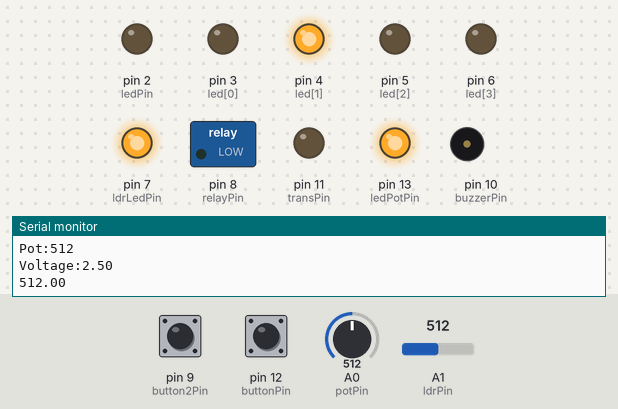
A sketch run on a simulated Arduino Uno, built with avr-gcc and run on an emulated ATmega328P. On the bench: switched loads named in the sketch (green lamp = pin HIGH), output pins drawn as LEDs (lit = HIGH), buzzer (waves = sounding, pin HIGH), the last lines printed to the serial monitor. Dashed ring = blinking. The inputs (shaded band) are chosen by the test bench; at power-on: A1 (ldrPin) = 512, A0 (potPin) = 512, pin 9 (button2Pin) LOW, pin 12 (buttonPin) LOW.

Above: at 5.3 s.
5.4 s: A1 (ldrPin) set to 493
At 9.3 s:
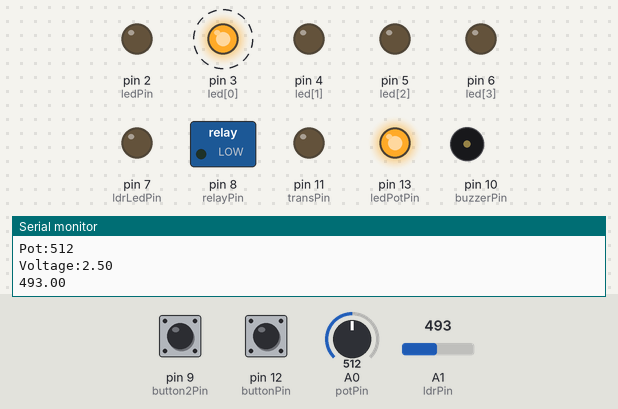
12.0 s: A0 (potPin) set to 525
At 14.9 s:
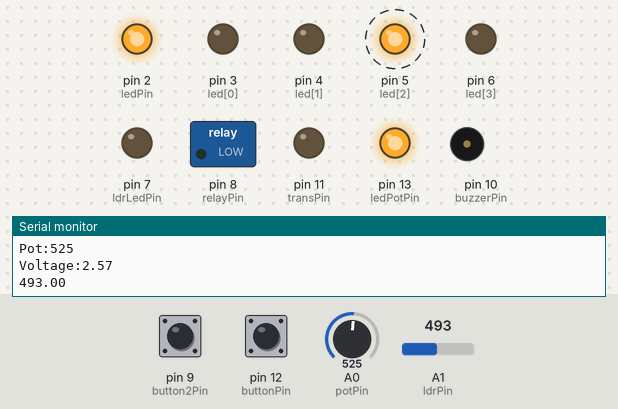
17.4 s: pin 9 (button2Pin) pulled HIGH for 3 s
At 18.9 s:
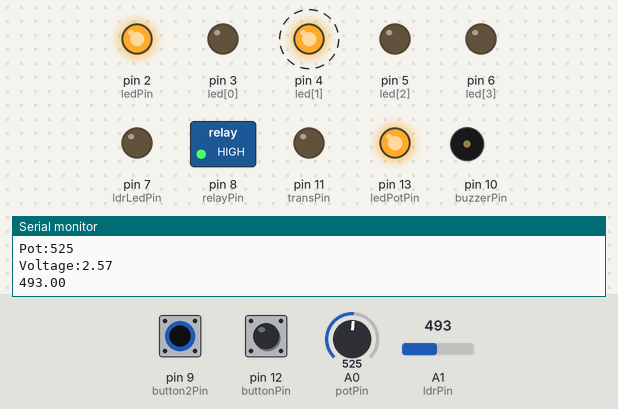
22.8 s: A0 (potPin) set to 511
At 27.4 s:
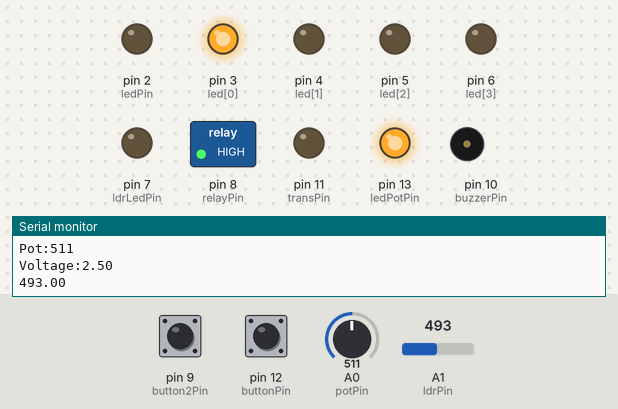
30.0 s: pin 12 (buttonPin) pulled HIGH for 3 s
At 32.9 s:
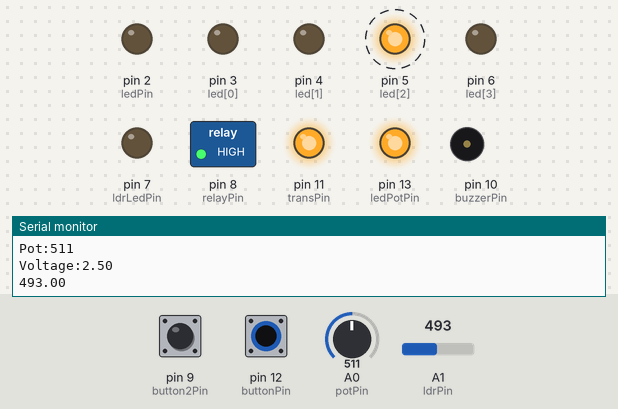
35.4 s: A1 (ldrPin) set to 510
At 40.4 s:
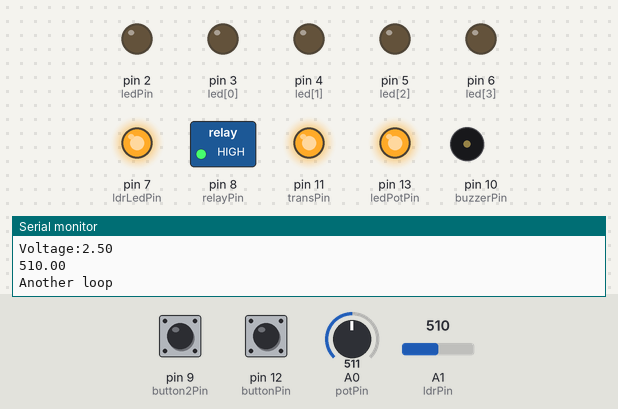
Timing chart, 0 to 41.8 s (numbered marks = the images above; inputs shaded):
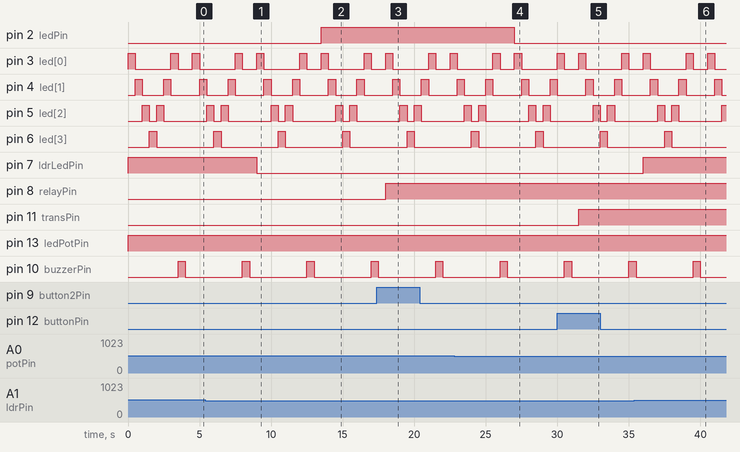

The sketch:

arduino-proteus.ino
```cpp
#include <TimedAction.h>
void loop2();
TimedAction timedAction = TimedAction(10,loop2);

int ledPin = 2;
int potPin = A0;
int ldrPin = A1;
int relayPin = 8;
int ldrLedPin = 7;
int transPin = 11;
int ledPotPin = 13;
int buzzerPin = 10;
int buttonPin = 12;
int button2Pin = 9;
int led[]={3,4,5,6};
boolean onOff = false;
boolean onRelay = false;

void setup()
 {
    Serial.begin(9600);
    pinMode(potPin,INPUT);
    pinMode(ldrPin,INPUT);
    pinMode(ledPin,OUTPUT);
    pinMode(relayPin,OUTPUT);
    pinMode(transPin,OUTPUT);
    pinMode(buttonPin,INPUT);
    pinMode(button2Pin,INPUT);
    pinMode(buzzerPin,OUTPUT);
    pinMode(ledPotPin,OUTPUT);
    pinMode(ldrLedPin,OUTPUT);
    digitalWrite(relayPin,LOW);
    for(int i=0;i<4;i++) pinMode(led[i],OUTPUT);
    Serial.println("The Machine is Connected Now");
 }


void loop()
 {
  timedAction.check();

  digitalWrite(ledPotPin,HIGH);
  int potValue=analogRead(potPin);
  float ldrValue=analogRead(ldrPin);

  int mapValue=map(potValue,0,1023,0,255);
  Serial.println("Pot:"+String(potValue));

  float voltage=potValue*(5.0/1023.0);
  Serial.println("Voltage:"+ String(voltage));
  analogWrite(ledPin,mapValue);

  Serial.println(ldrValue);
  if(ldrValue>500) digitalWrite(ldrLedPin,HIGH);
  else digitalWrite(ldrLedPin,LOW);

  for(int i=0;i<4;i++)
    {
      digitalWrite(led[i],HIGH);
      delay(500);
      digitalWrite(led[i],LOW);
    }

  for(int i=2;i>=0;i--)
    {
      digitalWrite(led[i],HIGH);
      delay(500);
      digitalWrite(led[i],LOW);
    }

  digitalWrite(buzzerPin,HIGH);
  delay(500);
  digitalWrite(buzzerPin,LOW);

  Serial.println("Another loop");
  delay(500);
 }


 void loop2(){
    if (digitalRead(buttonPin) == 1)
    {
     if (onOff == false)
     {
      digitalWrite(transPin, HIGH);
      onOff=true;
     }
     else
     {
     digitalWrite(transPin, LOW);
     onOff=false;
     }
    }

if (digitalRead(button2Pin) == 1)
    {
     if (onRelay == false) digitalWrite(relayPin, HIGH);
     else digitalWrite(relayPin, LOW);
     onRelay=not onRelay;
    }

  }
```

Measured:
- the behaviour switches between 501 and 500 on A1 (ldrPin) (found by bisection; images 0 and 1)
- the behaviour switches between 513 and 514 on A0 (potPin) (found by bisection; images 1 and 2)
- after the input at 5.4 s, pin 7 (ldrLedPin): HIGH → LOW after 3.6 s
- after the input at 12.0 s, pin 2 (ledPin): LOW → HIGH after 1.5 s
- after the input at 17.4 s, pin 8 (relayPin): LOW → HIGH after 0.61 s
- after the input at 22.8 s, pin 2 (ledPin): HIGH → LOW after 4.2 s
- after the input at 30.0 s, pin 11 (transPin): LOW → HIGH after 1.5 s
- after the input at 35.4 s, pin 7 (ldrLedPin): LOW → HIGH after 0.61 s
